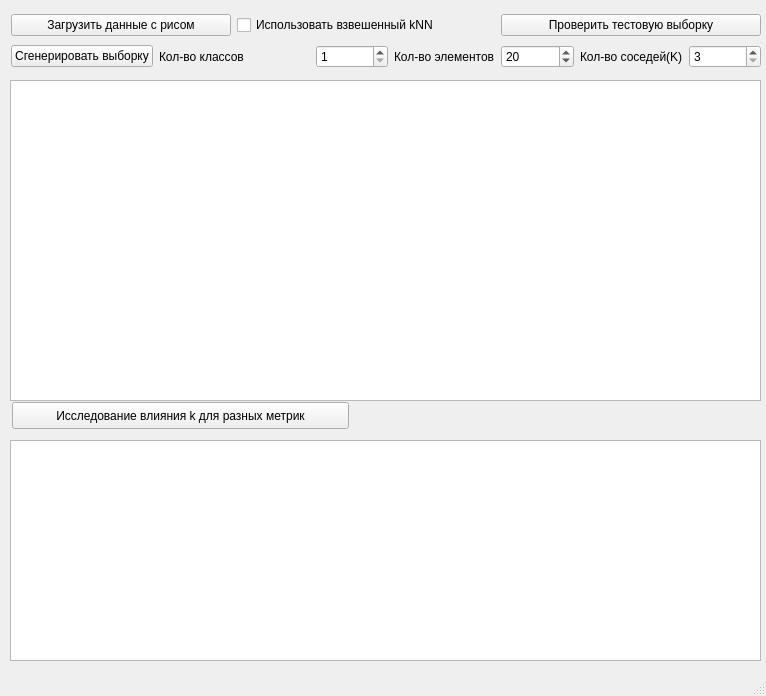
<?xml version="1.0" encoding="UTF-8"?>
<ui version="4.0">
 <class>MainWindow</class>
 <widget class="QMainWindow" name="MainWindow">
  <property name="geometry">
   <rect>
    <x>0</x>
    <y>0</y>
    <width>766</width>
    <height>696</height>
   </rect>
  </property>
  <property name="windowTitle">
   <string>MainWindow</string>
  </property>
  <widget class="QWidget" name="centralwidget">
   <widget class="GraphicsLayoutWidget" name="graphicsView">
    <property name="geometry">
     <rect>
      <x>10</x>
      <y>80</y>
      <width>751</width>
      <height>321</height>
     </rect>
    </property>
   </widget>
   <widget class="QPushButton" name="pushButtonExplore">
    <property name="geometry">
     <rect>
      <x>12</x>
      <y>402</y>
      <width>337</width>
      <height>27</height>
     </rect>
    </property>
    <property name="text">
     <string>Исследование влияния k для разных метрик</string>
    </property>
   </widget>
   <widget class="GraphicsLayoutWidget" name="graphicsView_2">
    <property name="geometry">
     <rect>
      <x>10</x>
      <y>440</y>
      <width>751</width>
      <height>221</height>
     </rect>
    </property>
   </widget>
   <widget class="QWidget" name="">
    <property name="geometry">
     <rect>
      <x>11</x>
      <y>11</y>
      <width>750</width>
      <height>62</height>
     </rect>
    </property>
    <layout class="QGridLayout" name="gridLayout">
     <item row="0" column="0" colspan="2">
      <widget class="QPushButton" name="pushButtotLoadIris">
       <property name="text">
        <string>Загрузить данные с рисом</string>
       </property>
      </widget>
     </item>
     <item row="0" column="2" colspan="3">
      <widget class="QCheckBox" name="checkBoxSuspended">
       <property name="text">
        <string>Использовать взвешенный kNN</string>
       </property>
      </widget>
     </item>
     <item row="0" column="5" colspan="3">
      <widget class="QPushButton" name="pushButtonCheckTest">
       <property name="text">
        <string>Проверить тестовую выборку</string>
       </property>
      </widget>
     </item>
     <item row="1" column="0">
      <widget class="QPushButton" name="pushButtonGenerate">
       <property name="text">
        <string>Сгенерировать выборку</string>
       </property>
      </widget>
     </item>
     <item row="1" column="1" colspan="2">
      <widget class="QLabel" name="label_3">
       <property name="text">
        <string>Кол-во классов</string>
       </property>
      </widget>
     </item>
     <item row="1" column="3">
      <widget class="QSpinBox" name="spinBoxClasses">
       <property name="minimum">
        <number>1</number>
       </property>
       <property name="maximum">
        <number>10</number>
       </property>
      </widget>
     </item>
     <item row="1" column="4">
      <widget class="QLabel" name="label_2">
       <property name="text">
        <string>Кол-во элементов</string>
       </property>
      </widget>
     </item>
     <item row="1" column="5">
      <widget class="QSpinBox" name="spinBoxElements">
       <property name="minimum">
        <number>1</number>
       </property>
       <property name="value">
        <number>20</number>
       </property>
      </widget>
     </item>
     <item row="1" column="6">
      <widget class="QLabel" name="label">
       <property name="text">
        <string>Кол-во соседей(K)</string>
       </property>
      </widget>
     </item>
     <item row="1" column="7">
      <widget class="QSpinBox" name="spinBoxK">
       <property name="minimum">
        <number>3</number>
       </property>
       <property name="singleStep">
        <number>2</number>
       </property>
      </widget>
     </item>
    </layout>
   </widget>
  </widget>
  <widget class="QMenuBar" name="menubar">
   <property name="geometry">
    <rect>
     <x>0</x>
     <y>0</y>
     <width>766</width>
     <height>25</height>
    </rect>
   </property>
  </widget>
  <widget class="QStatusBar" name="statusbar"/>
 </widget>
 <customwidgets>
  <customwidget>
   <class>GraphicsLayoutWidget</class>
   <extends>QGraphicsView</extends>
   <header>pyqtgraph</header>
  </customwidget>
 </customwidgets>
 <resources/>
 <connections/>
</ui>
